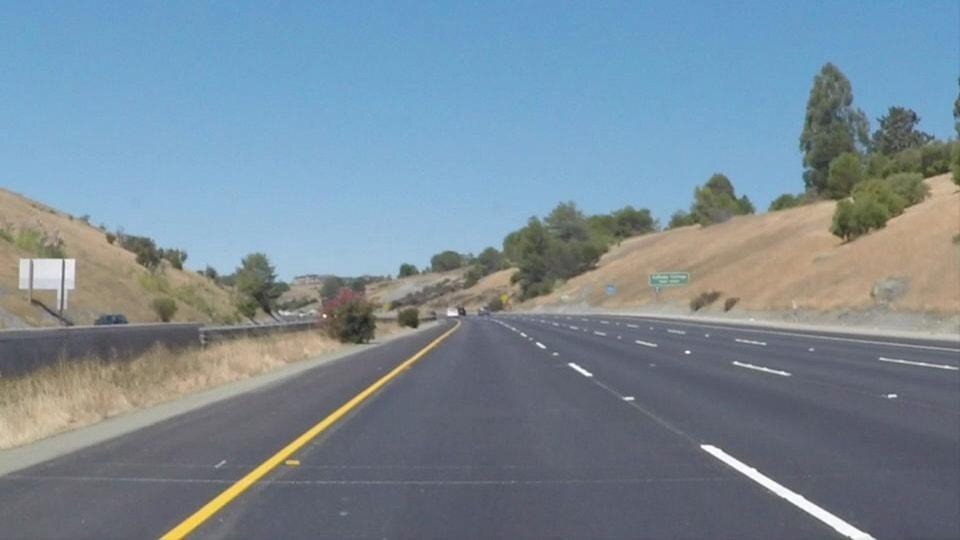
#> input picture Homework/HW 4 - 0316/data/YW1.jpg, 960 x 540 px, found by its file name
$ python '임승현 hw4.py'
#> lines starting #> are read from the running program, lines starting #| are printed output that depends on the picture; after the words box and inside, x2 and y2 are one past the last pixel; in counts of white or black regions, pixels touching at a corner belong together; long printed decimals are rounded
# -*- coding: cp949 -*-
"""
The main problem of this HW is to detect both lines in a lane and its center line.

1. Open the given images.
2. There are several ways to solve this. You can google and study about lane detection.
	HSV colors, HoughlinesP, CannyEdge and GaussianBlur are some of the functions you might need.
	Usage of OpenCV is more than recommended.

3. Draw the left side line as RED and the right side BLUE. Also, find the middle point (desired path) and draw a line in GREEN
4. Use addWeighted to add all masks on the original image.
5. The program should work for finding the lanes in at least YW1.jpg and YW2.jpg
	WW3.jpg is extra question, if you solve for it... I'll be happy.

Check the attached example [EX] images, it will be helpful in understanding the question.

"""

import matplotlib.pyplot as plt
import matplotlib.image as mpimg
import numpy as np
import cv2

#이미지 읽기
YW1=cv2.imread("C:\\Users\임승현\Desktop\HEVEN\week3\YW1.jpg",cv2.IMREAD_COLOR)
#> YW1 is the input picture: shape (540, 960, 3); mean B, G, R 151.6, 138.5, 120.9
#image 열기
print("This image is:",type(YW1),"with dimensions:",YW1.shape)
#| This image is: <class 'numpy.ndarray'> with dimensions: (540, 960, 3)
cv2.imshow("YW1",YW1)
cv2.waitKey(0)

#흑백으로 이미지 편집
gray_image=cv2.cvtColor(YW1,cv2.COLOR_RGB2GRAY)
#황색선 추출
img_hsv = cv2.cvtColor(YW1, cv2.COLOR_BGR2HSV)
#> img_hsv: shape (540, 960, 3); mean H, S, V 87, 66.6, 159.8
lower_yellow = np.array([20, 100, 100])
upper_yellow = np.array([30, 255, 255])
yellow_line=cv2.inRange(img_hsv,lower_yellow,upper_yellow)
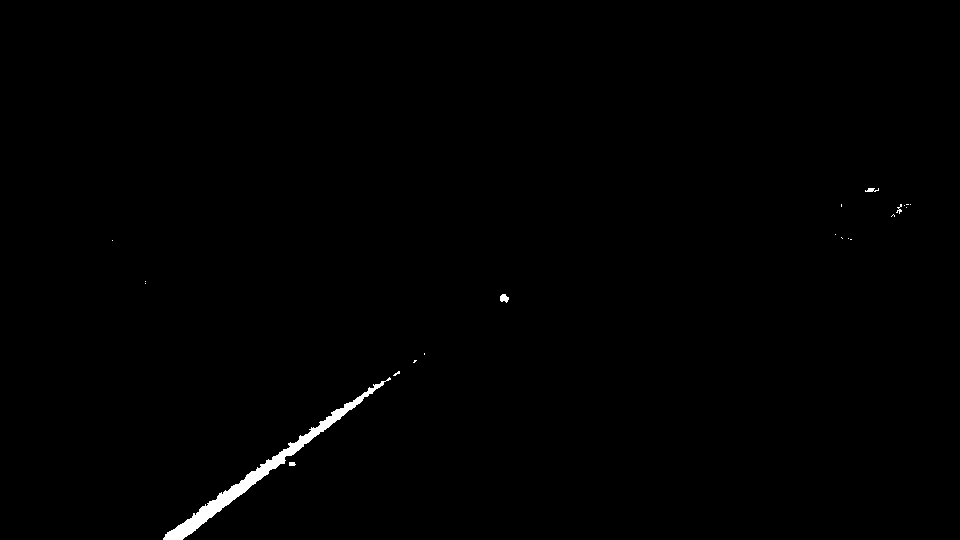
#> yellow_line: shape (540, 960); 0.55% white; 21 white regions (16 under 20 px), largest, box (x1, y1, x2, y2) and area: (163, 377, 391, 540) 2651, (500, 294, 509, 303) 57, (865, 188, 879, 192) 37, (896, 204, 902, 214) 25, (289, 462, 296, 466) 25
#흰색선도 추출
white_line=cv2.inRange(gray_image,200,255)
#> white_line: shape (540, 960); 0.71% white; 114 white regions (103 under 20 px), largest, box (x1, y1, x2, y2) and area: (701, 445, 875, 540) 1649, (33, 259, 62, 299) 821, (65, 259, 75, 289) 275
mask_yw=cv2.bitwise_or(yellow_line,white_line)
#> mask_yw: shape (540, 960); 1.3% white; 133 white regions (117 under 20 px), largest, box (x1, y1, x2, y2) and area: (163, 377, 391, 540) 2653, (701, 445, 875, 540) 1649, (33, 259, 62, 299) 821
mask_yw_image=cv2.bitwise_and(gray_image,mask_yw)
cv2.imshow("d",mask_yw_image)
cv2.waitKey(0)
#Canny Edge Detection 이용
canny_edges = cv2.Canny(mask_yw_image,50,150,apertureSize=3)
#> canny_edges: shape (540, 960); 0.54% white in thin lines or dots, all inside (x1, y1, x2, y2) = (6, 187, 950, 540)
cv2.imshow("canny_edges",canny_edges)
cv2.waitKey(0)
#관심있는 부분만 잘라내기(삼각형으로)
(height,width,channel)=YW1.shape
#> height = 540; width = 960; channel = 3
region_of_interest_vertices = [
    (0, height),
    (width / 2, height / 2),
    (width, height),
]
#> region_of_interest_vertices = [(0, 540), (480, 270), (960, 540)]
def region_of_interest(img, vertices):
    # 까만색 마스크 생성
    mask = np.zeros_like(img)
    # 흰색 마스크 생성
    match_mask_color = (255)
    cv2.fillPoly(mask, vertices, match_mask_color)
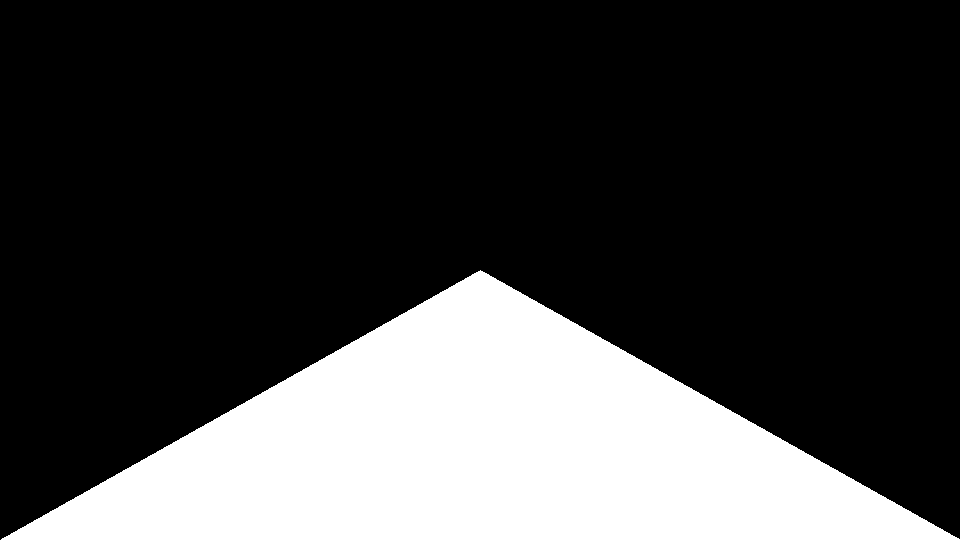
#> mask: shape (540, 960); 25% white; 1 white region, box (x1, y1, x2, y2) and area: (1, 270, 960, 540) 129810
    # 삼각형 안의 이미지만 남기기
    masked_image = cv2.bitwise_and(img, mask)
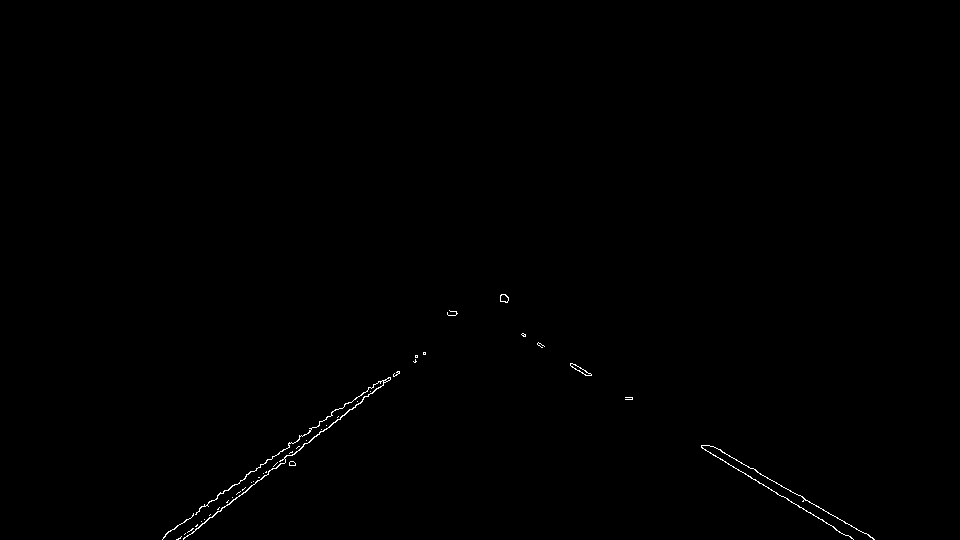
#> masked_image: shape (540, 960); 0.27% white in thin lines or dots, all inside (x1, y1, x2, y2) = (162, 294, 875, 540)
    return masked_image
cropped_image=region_of_interest(
    canny_edges,np.array([region_of_interest_vertices],np.int32),)
cv2.imshow("cropped_image",cropped_image)
cv2.waitKey(0)
blur=cv2.GaussianBlur(cropped_image,(5,5),0)
#Hough line
lines=cv2.HoughLinesP(blur,6,np.pi/60,160,np.array([]),40,25)
#> lines = 38 rows, first 6: [162, 534, 364, 402], [708, 443, 875, 539], [183, 539, 386, 375], [702, 443, 850, 539], [160, 538, 380, 378], [522, 331, 593, 377]
print(lines) #(x1,y1,x2,y2)
#> (printed output is left out)

def draw_lines(img,lines,color):
    img=img.copy()
    #라인을 만들기
    line_img=np.zeros((img.shape[0],img.shape[1],3),dtype=np.uint8,)
    for line in lines:
        for x1,y1,x2,y2 in line:
            cv2.line(line_img, (x1,y1),(x2,y2),color,5)

    return line_img
##왼쪽선과 오른쪽 선을 각각 만들기
left_line_x = []
left_line_y = []
right_line_x = []
right_line_y = []
center_line_x=[]  #중간점도 라인으로 만들기
center_line_y=[]

min_y=YW1.shape[0]*0.6 ##y값 최대 최소값 조정
#> min_y = 324
max_y=YW1.shape[0]
#> max_y = 540
for line in lines:
    for x1,y1,x2,y2 in line:
        slope=-(y1-y2) #x1-x2<0
        if slope>=0 : #왼쪽 라인
            left_line_x.extend([x1,x2])
            left_line_y.extend([y1,y2])
        else: #오른쪽 라인
            right_line_x.extend([x1,x2])
            right_line_y.extend([y1,y2])
#> this loop made 38 passes
#> line on passes 1 to 12: [[162, 534, 364, 402]], [[708, 443, 875, 539]], [[183, 539, 386, 375]], [[702, 443, 850, 539]], [[160, 538, 380, 378]], [[522, 331, 593, 377]], [[325, 433, 427, 351]], [[699, 445, 806, 514]], [[216, 506, 427, 352]], [[714, 444, 876, 537]], [[176, 539, 364, 403]], [[699, 443, 844, 537]]
#> after the loop, left_line_x = 32 values, max 876 at index 9, min 520 at index 18, mean 734.6; left_line_y = 32 values, max 539 at index 1, min 331 at index 4, mean 463.1; right_line_x = 44 values, max 427 at index 7, min 160 at index 4, mean 283.7; right_line_y = 44 values, max 539 at index 2, min 350 at index 19, mean 455.1

print(left_line_x)
#| [708, 875, 702, 850, 522, 593, 699, 806, 714, 876, 699, 844, 711, 869, 699, 757, 711, 876, 520, 591, 705, 854, 699, 841, 700, 848, 706, 872, 521, 592, 703, 843]
print(right_line_x)
#| [162, 364, 183, 386, 160, 380, 325, 427, 216, 427, 176, 364, 177, 367, 199, 427, 181, 303, 166, 426, 161, 376, 180, 313, 184, 294, 215, 299, 163, 423, 174, 426, 163, 344, 168, 343, 261, 374, 287, 395, 189, 375, 238, 320]

poly_left=np.poly1d(np.polyfit(left_line_y,left_line_x,deg=1))
left_x_start=poly_left(max_y)
#> left_x_start = 860.3
left_x_end=poly_left(min_y) ## 왼쪽 선분 만들기
#> left_x_end = 507.2
poly_right=np.poly1d(np.polyfit(right_line_y,right_line_x,deg=1))
right_x_start=poly_right(max_y)
#> right_x_start = 169.5
right_x_end=poly_right(min_y)##오른쪽 선분
#> right_x_end = 460
##교차점 찾기
left=np.polyfit(left_line_y,left_line_x,deg=1)
#> left = [1.63, -22.38]
right=np.polyfit(right_line_y,right_line_x,deg=1)
#> right = [-1.34, 895.6]
intersection_x=(right[1]-left[1])/(left[0]-right[0])
#> intersection_x = 308.1
intersection_y=(right[1]-left[1])*left[0]/(left[0]-right[0])+left[1]
#> intersection_y = 481.3
print(intersection_x)
#| 308.138
print(intersection_y)
#| 481.282
##가운데 직선 만들기
tangent_of_centerline=(left[0]+right[0])/2
#> tangent_of_centerline = 0.145
yaxis=tangent_of_centerline*(-1)*intersection_x+intersection_y
#> yaxis = 436.6
poly_center=np.poly1d(np.array([tangent_of_centerline,yaxis]))
print(poly_left)
#| 1.635 x - 22.38
print(poly_right)
#| -1.345 x + 895.6
print(poly_center)
#| 0.145 x + 436.6
center_x_start=poly_center(max_y)
#> center_x_start = 514.9
center_x_end=poly_center(min_y)
#> center_x_end = 483.6

##선을 각각 해당되는 색깔로 칠하기
left_array=np.array([[[left_x_start,max_y,left_x_end,min_y]]],np.int32)
#> left_array = [[860, 540, 507, 324]]
right_array=np.array([[[right_x_start,max_y,right_x_end,min_y]]],np.int32)
#> right_array = [[169, 540, 459, 324]]
center_array=np.array([[[center_x_start,max_y,center_x_end,min_y]]],np.int32)
#> center_array = [[514, 540, 483, 324]]
left_final=draw_lines(YW1,left_array,[255,0,0])
#> the loop in draw_lines, `for line in lines:` made 1 pass
right_final=draw_lines(YW1,right_array,[0,0,255])
#> the loop in draw_lines (call 2), `for line in lines:` made 1 pass
center_final=draw_lines(YW1,center_array,[0,255,0])
lines_final=cv2.add(cv2.add(left_final,right_final),center_final,)
img=cv2.addWeighted(YW1,0.8,lines_final,1.0,0.0)
cv2.imshow("finalYW1.jpg",img)
cv2.waitKey(0)
cv2.destroyAllWindows()

#### ######################################################
##YW2

#이미지 읽기
YW2=cv2.imread("C:\\Users\임승현\Desktop\HEVEN\week3\YW2.jpg",cv2.IMREAD_COLOR)
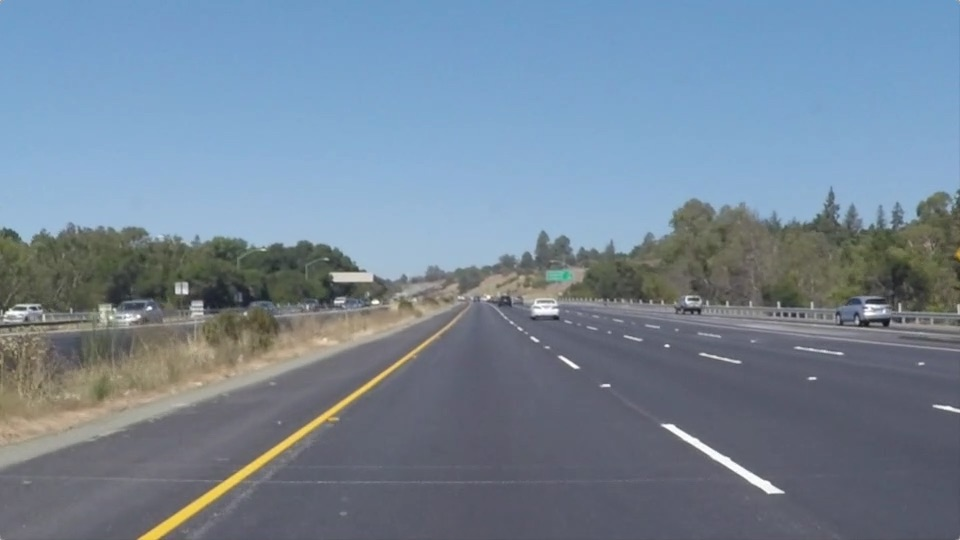
#> input picture Homework/HW 4 - 0316/data/YW2.jpg, 960 x 540 px, found by its file name
#> YW2 is the input picture: shape (540, 960, 3); mean B, G, R 150.8, 133.6, 116.5
#image 열기
print("This image is:",type(YW2),"with dimensions:",YW2.shape)
#| This image is: <class 'numpy.ndarray'> with dimensions: (540, 960, 3)
cv2.imshow("YW1",YW2)
cv2.waitKey(0)

#흑백으로 이미지 편집
gray_image=cv2.cvtColor(YW2,cv2.COLOR_RGB2GRAY)
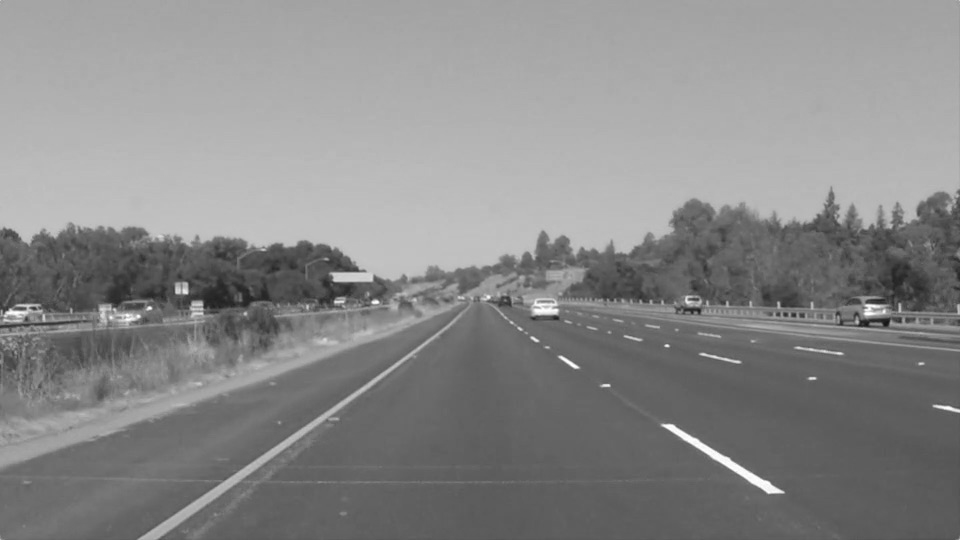
#> gray_image: shape (540, 960); min 20, max 255, mean 136.8
#황색선 추출
img_hsv = cv2.cvtColor(YW1, cv2.COLOR_BGR2HSV)
lower_yellow = np.array([20, 100, 100])
upper_yellow = np.array([30, 255, 255])
yellow_line=cv2.inRange(img_hsv,lower_yellow,upper_yellow)
#흰색선도 추출
white_line=cv2.inRange(gray_image,200,255)
#> white_line: shape (540, 960); 0.43% white; 61 white regions (51 under 20 px), largest, box (x1, y1, x2, y2) and area: (662, 424, 784, 493) 924, (333, 272, 372, 281) 296, (533, 299, 558, 315) 237
mask_yw=cv2.bitwise_or(yellow_line,white_line)
#> mask_yw: shape (540, 960); 0.97% white; 82 white regions (67 under 20 px), largest, box (x1, y1, x2, y2) and area: (163, 377, 391, 540) 2651, (662, 424, 784, 493) 924, (333, 272, 372, 281) 296
mask_yw_image=cv2.bitwise_and(gray_image,mask_yw)
cv2.imshow("d",mask_yw_image)
cv2.waitKey(0)
#Canny Edge Detection 이용
canny_edges = cv2.Canny(mask_yw_image,50,150,apertureSize=3)
#> canny_edges: shape (540, 960); 0.44% white in thin lines or dots
cv2.imshow("canny_edges",canny_edges)
cv2.waitKey(0)
#관심있는 부분만 잘라내기(삼각형으로)
(height,width,channel)=YW2.shape
region_of_interest_vertices = [
    (0, height),
    (width / 2, height / 2),
    (width, height),
]
def region_of_interest(img, vertices):
    # 까만색 마스크 생성
    mask = np.zeros_like(img)
    # 흰색 마스크 생성
    match_mask_color = (255)
    cv2.fillPoly(mask, vertices, match_mask_color)
    # 삼각형 안의 이미지만 남기기
    masked_image = cv2.bitwise_and(img, mask)
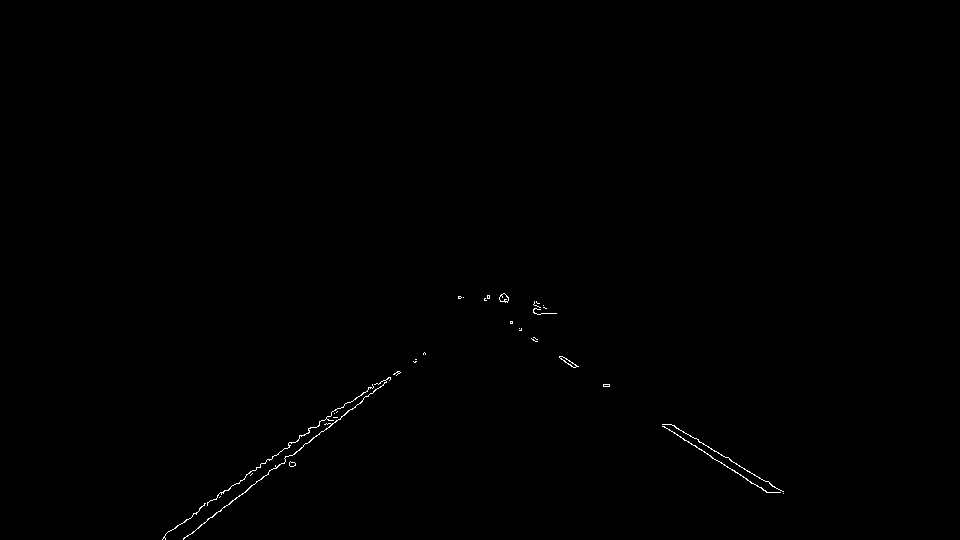
#> masked_image: shape (540, 960); 0.24% white in thin lines or dots, all inside (x1, y1, x2, y2) = (162, 293, 784, 540)
    return masked_image
cropped_image=region_of_interest(
    canny_edges,np.array([region_of_interest_vertices],np.int32),)
cv2.imshow("cropped_image",cropped_image)
cv2.waitKey(0)
blur=cv2.GaussianBlur(cropped_image,(5,5),0)
#Hough line
lines=cv2.HoughLinesP(blur,6,np.pi/60,160,np.array([]),40,25)
#> lines = 42 rows, first 6: [187, 539, 397, 369], [160, 538, 379, 379], [247, 494, 425, 350], [508, 323, 609, 388], [670, 422, 783, 495], [163, 539, 424, 350]
print(lines) #(x1,y1,x2,y2)
#> (printed output is left out)

def draw_lines(img,lines,color):
    img=img.copy()
    #라인을 만들기
    line_img=np.zeros((img.shape[0],img.shape[1],3),dtype=np.uint8,)
    for line in lines:
        for x1,y1,x2,y2 in line:
            cv2.line(line_img, (x1,y1),(x2,y2),color,5)

    return line_img
##왼쪽선과 오른쪽 선을 각각 만들기
left_line_x = []
left_line_y = []
right_line_x = []
right_line_y = []
min_y=YW2.shape[0]*0.6 ##y값 최대 최소값 조정
max_y=YW2.shape[0]
for line in lines:
    for x1,y1,x2,y2 in line:
        slope=-(y1-y2) #x1-x2<0
        if slope>=0 : #왼쪽 라인
            left_line_x.extend([x1,x2])
            left_line_y.extend([y1,y2])

        else: #오른쪽 라인
            right_line_x.extend([x1,x2])
            right_line_y.extend([y1,y2])
#> this loop made 42 passes
#> line on passes 1 to 12: [[187, 539, 397, 369]], [[160, 538, 379, 379]], [[247, 494, 425, 350]], [[508, 323, 609, 388]], [[670, 422, 783, 495]], [[163, 539, 424, 350]], [[509, 324, 607, 388]], [[662, 422, 749, 485]], [[182, 535, 418, 363]], [[161, 539, 422, 350]], [[660, 424, 767, 494]], [[676, 423, 785, 494]]
#> after the loop, left_line_x = 52 values, max 785 at index 11, min 456 at index 26, mean 634.6; left_line_y = 52 values, max 495 at index 3, min 293 at index 50, mean 397.7; right_line_x = 32 values, max 427 at index 13, min 160 at index 2, mean 294.8; right_line_y = 32 values, max 539 at index 0, min 350 at index 5, mean 447.6

print(left_line_x)
#> (printed output is left out)
print(right_line_x)
#| [187, 397, 160, 379, 247, 425, 163, 424, 182, 418, 161, 422, 331, 427, 163, 370, 189, 413, 181, 249, 161, 372, 194, 421, 183, 386, 186, 395, 161, 374, 285, 426]
poly_left=np.poly1d(np.polyfit(left_line_y,left_line_x,deg=1))
left_x_start=poly_left(max_y)
#> left_x_start = 837.8
left_x_end=poly_left(min_y) ## 왼쪽 선분 만들기
#> left_x_end = 529.4
poly_right=np.poly1d(np.polyfit(right_line_y,right_line_x,deg=1))
right_x_start=poly_right(max_y)
#> right_x_start = 173
right_x_end=poly_right(min_y)##오른쪽 선분
#> right_x_end = 457.7
left_tangent=np.polyfit(left_line_y,left_line_x,deg=1)
#> left_tangent = [1.43, 66.81]
right_tangent=np.polyfit(right_line_y,right_line_x,deg=1)
#> right_tangent = [-1.32, 884.9]
##가운데 직선 만들기
tangent_of_centerline=(left[0]+right[0])/2
yaxis=tangent_of_centerline*(-1)*intersection_x+intersection_y
poly_center=np.poly1d(np.array([tangent_of_centerline,yaxis]))
print(poly_left)
#| 1.428 x + 66.81
print(poly_right)
#| -1.318 x + 884.9
print(poly_center)
#| 0.145 x + 436.6
center_x_start=poly_center(max_y)
center_x_end=poly_center(min_y)
##선을 각각 해당되는 색깔로 칠하기
left_array=np.array([[[left_x_start,max_y,left_x_end,min_y]]],np.int32)
#> left_array = [[837, 540, 529, 324]]
right_array=np.array([[[right_x_start,max_y,right_x_end,min_y]]],np.int32)
#> right_array = [[172, 540, 457, 324]]
center_array=np.array([[[center_x_start,max_y,center_x_end,min_y]]],np.int32)
left_final=draw_lines(YW2,left_array,[255,0,0])
#> the loop in draw_lines, `for line in lines:` made 1 pass
right_final=draw_lines(YW2,right_array,[0,0,255])
#> the loop in draw_lines (call 2), `for line in lines:` made 1 pass
center_final=draw_lines(YW2,center_array,[0,255,0])
lines_final=cv2.add(cv2.add(left_final,right_final),center_final,)
img=cv2.addWeighted(YW2,0.8,lines_final,1.0,0.0)
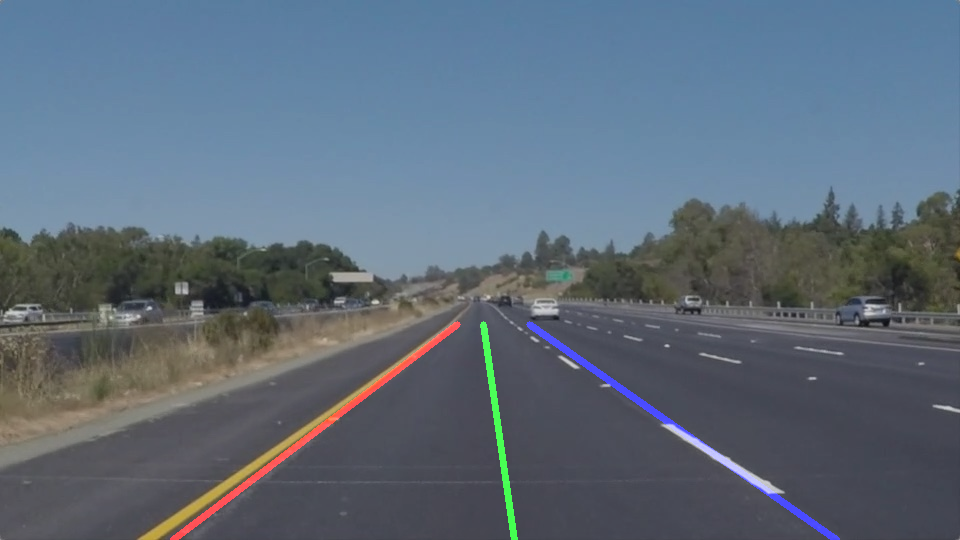
#> img: shape (540, 960, 3); mean B, G, R 121.3, 107.4, 93.9
cv2.imshow("finalYW2.jpg",img)
cv2.waitKey(0)
cv2.destroyAllWindows()
